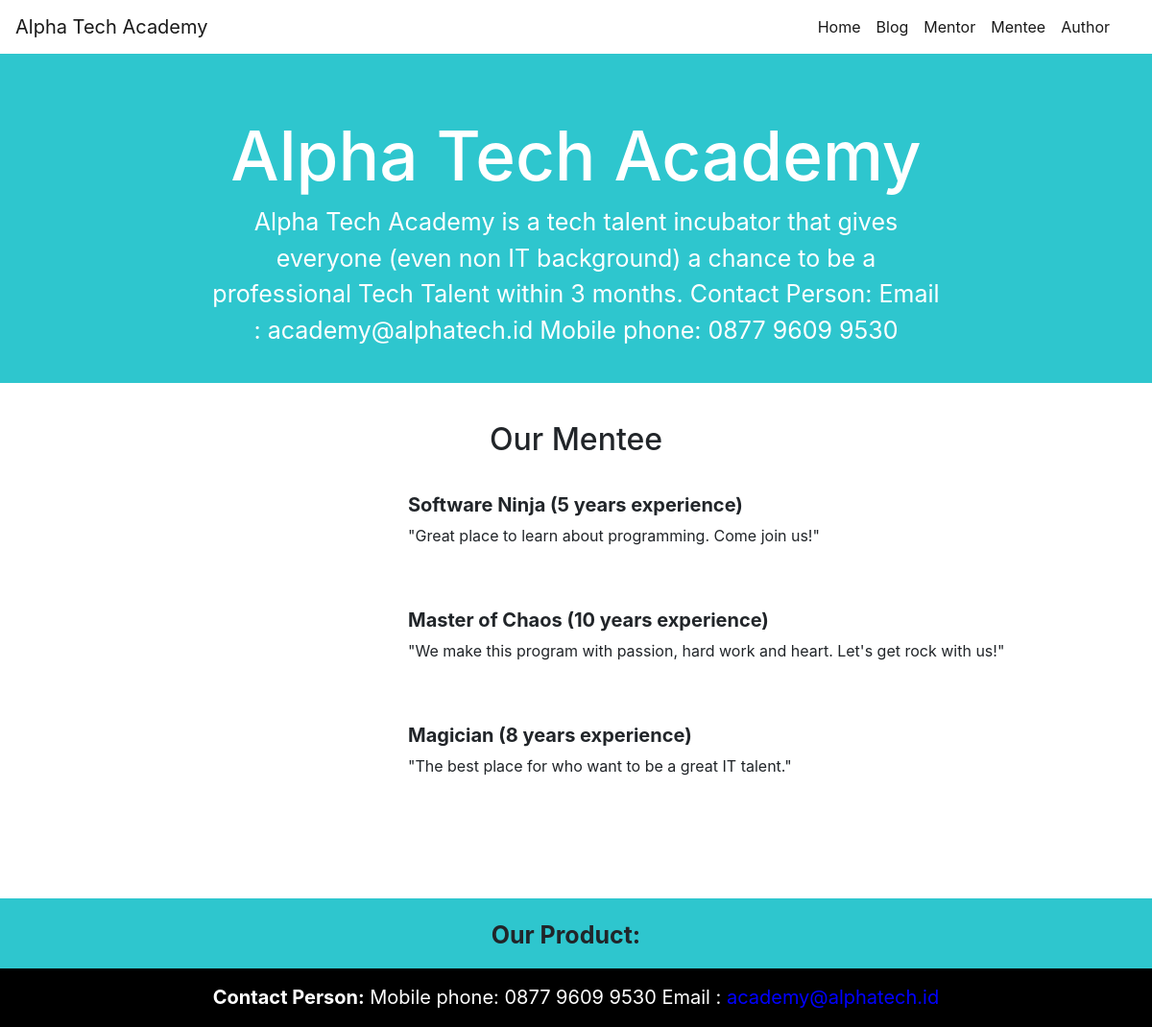
The app's page /mentor/ with its own data.
### Home/models.py (models this page shows)
class Mentor(models.Model):
    nama = models.CharField(max_length=255)
    pengalaman = models.CharField(max_length=255)
    note = models.CharField(max_length=255)
    foto = models.CharField(max_length=255)

### Home/views.py (the view)
# urls.py: path('mentor/', mentor),
def mentor(request):
    isi = Mentor.objects.all()
    return render(request, 'Mentor.html', {'isi': isi})

### Home/templates/Mentor.html (shortened to what this page needs)
{% extends 'Mentor_base.html' %}
{% block isi %}
<div class="ourmentee">
    <h2>Our Mentee </h2>
</div>
    <div class="container isi">
        {% for a in isi %}
        <div class="row justify-content-center menumentee">
            <div class="col-3">
            </div>
            <div class="col-7 text-left">
                <h5><strong>{{a.pengalaman}}</strong> </h5>
                <p>{{a.note}}</p>
            </div>
        </div>
        {% endfor %}
    </div>
{% endblock isi %}

### Home/static/Mentor.css (style rules this page uses)
.ourmentee { margin-top: 40px; text-align: center; }
.menumentee { padding: 20px 0px; }

### records on screen
Mentor: pengalaman "Software Ninja (5 years experience)", note "\"Great place to learn about programming. Come join us!\""
Mentor: pengalaman "Master of Chaos (10 years experience)", note "\"We make this program with passion, hard work and heart. Let's get rock with us!\""
Mentor: pengalaman "Magician (8 years experience)", note "\"The best place for who want to be a great IT talent.\""
